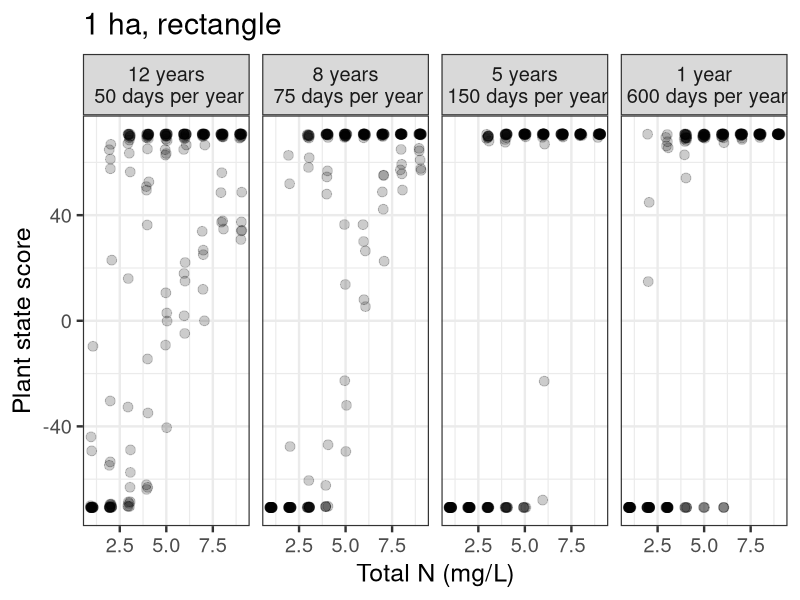
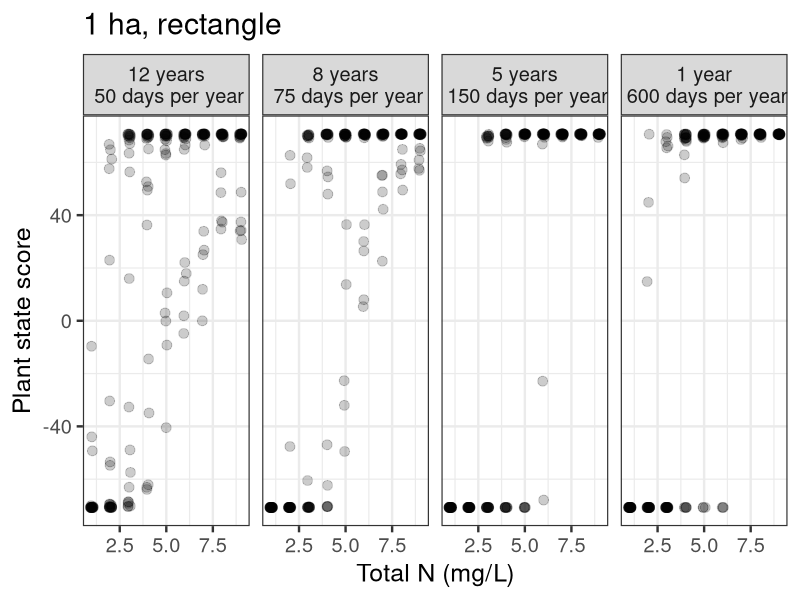

The R source for these figures, in order:
library(ggplot2)
library(gridExtra)

###############
# Import data #
###############
data <- read.csv("output_growing_season.csv")

head(data)
nrow(data)


# Set ap altern. measures of FP&SAV for 600 day growing season  
data$FP_final[data$years==1] <- data$FP_end_yr01[data$years==1]
data$FP_final[data$years!=1] <- data$FP_end_yr04[data$years!=1]

data$SAV_final[data$years==1] <- data$SAV_end_yr01[data$years==1]
data$SAV_final[data$years!=1] <- data$SAV_end_yr04[data$years!=1]


###############################################
# Calculate "state_score" for each simulation #
# Range (-70.7, 70.7)                         #
# (-) score: more SAV                         #
# (+) score: more FP                          #
###############################################
# I could also use this (avg cover in the final year)
data$state_score <- (data$FP_final - data$SAV_final) / sqrt(2)

# change "data$days" to a factor with different levels 
data$days_factor <- as.factor(data$days)
levels(data$days_factor) <- c("12 years\n 50 days per year","8 years\n 75 days per year",
                              "5 years\n 150 days per year","1 year\n 600 days per year")

# Plot 
SAV_FP_plot <- ggplot(data, aes(x=TOTALN,y=state_score))
SAV_FP_plot <- SAV_FP_plot + scale_colour_grey()
SAV_FP_plot <- SAV_FP_plot + geom_point(alpha=0.2,size=3, position=position_jitter(w=0.075))                                 
SAV_FP_plot <- SAV_FP_plot + facet_grid(. ~ days_factor)
SAV_FP_plot <- SAV_FP_plot + xlab("Total N (mg/L)")
SAV_FP_plot <- SAV_FP_plot + ylab(expression(paste("Plant state score")))
SAV_FP_plot <- SAV_FP_plot + theme_bw(base_size=18)
SAV_FP_plot <- SAV_FP_plot + ggtitle("1 ha, rectangle")
SAV_FP_plot

ggsave(file="output_growing_season_state_score.jpg",SAV_FP_plot, height=4,width=12)
